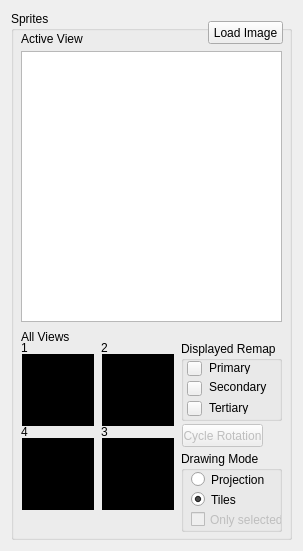
<?xml version="1.0" encoding="UTF-8"?>
<ui version="4.0">
 <class>Form</class>
 <widget class="QWidget" name="Form">
  <property name="geometry">
   <rect>
    <x>0</x>
    <y>0</y>
    <width>299</width>
    <height>551</height>
   </rect>
  </property>
  <property name="windowTitle">
   <string>Form</string>
  </property>
  <layout class="QHBoxLayout" name="horizontalLayout">
   <item>
    <widget class="QGroupBox" name="groupBox_spriteSS">
     <property name="sizePolicy">
      <sizepolicy hsizetype="Fixed" vsizetype="Preferred">
       <horstretch>0</horstretch>
       <verstretch>0</verstretch>
      </sizepolicy>
     </property>
     <property name="minimumSize">
      <size>
       <width>281</width>
       <height>523</height>
      </size>
     </property>
     <property name="maximumSize">
      <size>
       <width>281</width>
       <height>16777215</height>
      </size>
     </property>
     <property name="title">
      <string>Sprites</string>
     </property>
     <widget class="QPushButton" name="pushButton_loadImage">
      <property name="geometry">
       <rect>
        <x>197</x>
        <y>10</y>
        <width>75</width>
        <height>23</height>
       </rect>
      </property>
      <property name="text">
       <string>Load Image</string>
      </property>
     </widget>
     <widget class="QLabel" name="sprite_view_preview0">
      <property name="enabled">
       <bool>true</bool>
      </property>
      <property name="geometry">
       <rect>
        <x>11</x>
        <y>343</y>
        <width>72</width>
        <height>72</height>
       </rect>
      </property>
      <property name="contextMenuPolicy">
       <enum>Qt::DefaultContextMenu</enum>
      </property>
      <property name="autoFillBackground">
       <bool>false</bool>
      </property>
      <property name="styleSheet">
       <string notr="true">QLabel {

	background-color: rgb(0, 0, 0);
}</string>
      </property>
      <property name="frameShape">
       <enum>QFrame::WinPanel</enum>
      </property>
      <property name="frameShadow">
       <enum>QFrame::Raised</enum>
      </property>
      <property name="lineWidth">
       <number>1</number>
      </property>
      <property name="text">
       <string/>
      </property>
      <property name="pixmap">
       <pixmap>:/images/res/frame.png</pixmap>
      </property>
     </widget>
     <widget class="QLabel" name="label_activeView">
      <property name="geometry">
       <rect>
        <x>10</x>
        <y>20</y>
        <width>71</width>
        <height>16</height>
       </rect>
      </property>
      <property name="text">
       <string>Active View</string>
      </property>
     </widget>
     <widget class="QLabel" name="label_2">
      <property name="geometry">
       <rect>
        <x>10</x>
        <y>318</y>
        <width>141</width>
        <height>16</height>
       </rect>
      </property>
      <property name="text">
       <string>All Views</string>
      </property>
     </widget>
     <widget class="QLabel" name="sprite_view_preview1">
      <property name="enabled">
       <bool>true</bool>
      </property>
      <property name="geometry">
       <rect>
        <x>91</x>
        <y>343</y>
        <width>72</width>
        <height>72</height>
       </rect>
      </property>
      <property name="contextMenuPolicy">
       <enum>Qt::DefaultContextMenu</enum>
      </property>
      <property name="autoFillBackground">
       <bool>false</bool>
      </property>
      <property name="styleSheet">
       <string notr="true">QLabel {

	background-color: rgb(0, 0, 0);
}</string>
      </property>
      <property name="frameShape">
       <enum>QFrame::WinPanel</enum>
      </property>
      <property name="frameShadow">
       <enum>QFrame::Raised</enum>
      </property>
      <property name="lineWidth">
       <number>1</number>
      </property>
      <property name="text">
       <string/>
      </property>
      <property name="pixmap">
       <pixmap>:/images/res/frame.png</pixmap>
      </property>
     </widget>
     <widget class="QLabel" name="sprite_view_preview2">
      <property name="enabled">
       <bool>true</bool>
      </property>
      <property name="geometry">
       <rect>
        <x>91</x>
        <y>427</y>
        <width>72</width>
        <height>72</height>
       </rect>
      </property>
      <property name="contextMenuPolicy">
       <enum>Qt::DefaultContextMenu</enum>
      </property>
      <property name="autoFillBackground">
       <bool>false</bool>
      </property>
      <property name="styleSheet">
       <string notr="true">QLabel {

	background-color: rgb(0, 0, 0);
}</string>
      </property>
      <property name="frameShape">
       <enum>QFrame::WinPanel</enum>
      </property>
      <property name="frameShadow">
       <enum>QFrame::Raised</enum>
      </property>
      <property name="lineWidth">
       <number>1</number>
      </property>
      <property name="text">
       <string/>
      </property>
      <property name="pixmap">
       <pixmap>:/images/res/frame.png</pixmap>
      </property>
     </widget>
     <widget class="QLabel" name="sprite_view_preview3">
      <property name="enabled">
       <bool>true</bool>
      </property>
      <property name="geometry">
       <rect>
        <x>11</x>
        <y>427</y>
        <width>72</width>
        <height>72</height>
       </rect>
      </property>
      <property name="contextMenuPolicy">
       <enum>Qt::DefaultContextMenu</enum>
      </property>
      <property name="autoFillBackground">
       <bool>false</bool>
      </property>
      <property name="styleSheet">
       <string notr="true">QLabel {

	background-color: rgb(0, 0, 0);
}</string>
      </property>
      <property name="frameShape">
       <enum>QFrame::WinPanel</enum>
      </property>
      <property name="frameShadow">
       <enum>QFrame::Raised</enum>
      </property>
      <property name="lineWidth">
       <number>1</number>
      </property>
      <property name="text">
       <string/>
      </property>
      <property name="pixmap">
       <pixmap>:/images/res/frame.png</pixmap>
      </property>
     </widget>
     <widget class="QLabel" name="label">
      <property name="geometry">
       <rect>
        <x>10</x>
        <y>330</y>
        <width>47</width>
        <height>13</height>
       </rect>
      </property>
      <property name="text">
       <string>1</string>
      </property>
     </widget>
     <widget class="QLabel" name="label_3">
      <property name="geometry">
       <rect>
        <x>90</x>
        <y>330</y>
        <width>47</width>
        <height>13</height>
       </rect>
      </property>
      <property name="text">
       <string>2</string>
      </property>
     </widget>
     <widget class="QLabel" name="label_7">
      <property name="geometry">
       <rect>
        <x>10</x>
        <y>414</y>
        <width>47</width>
        <height>13</height>
       </rect>
      </property>
      <property name="text">
       <string>4</string>
      </property>
     </widget>
     <widget class="QLabel" name="label_8">
      <property name="geometry">
       <rect>
        <x>90</x>
        <y>414</y>
        <width>47</width>
        <height>13</height>
       </rect>
      </property>
      <property name="text">
       <string>3</string>
      </property>
     </widget>
     <widget class="QGroupBox" name="groupBox_remap">
      <property name="geometry">
       <rect>
        <x>170</x>
        <y>330</y>
        <width>101</width>
        <height>80</height>
       </rect>
      </property>
      <property name="title">
       <string>Displayed Remap</string>
      </property>
      <widget class="RemapColorSelectButton" name="pushButton_firstRemap">
       <property name="enabled">
        <bool>true</bool>
       </property>
       <property name="geometry">
        <rect>
         <x>6</x>
         <y>20</y>
         <width>15</width>
         <height>15</height>
        </rect>
       </property>
       <property name="toolTip">
        <string>&lt;html&gt;&lt;head/&gt;&lt;body&gt;&lt;p&gt;Change the color, with which the first remap should display in the viewing window. This does not change the object!&lt;/p&gt;&lt;/body&gt;&lt;/html&gt;</string>
       </property>
       <property name="styleSheet">
        <string notr="true"/>
       </property>
       <property name="text">
        <string/>
       </property>
      </widget>
      <widget class="QLabel" name="label_6">
       <property name="geometry">
        <rect>
         <x>28</x>
         <y>60</y>
         <width>47</width>
         <height>13</height>
        </rect>
       </property>
       <property name="text">
        <string>Tertiary</string>
       </property>
      </widget>
      <widget class="QLabel" name="label_5">
       <property name="geometry">
        <rect>
         <x>28</x>
         <y>36</y>
         <width>61</width>
         <height>20</height>
        </rect>
       </property>
       <property name="text">
        <string>Secondary</string>
       </property>
      </widget>
      <widget class="RemapColorSelectButton" name="pushButton_thirdRemap">
       <property name="enabled">
        <bool>true</bool>
       </property>
       <property name="geometry">
        <rect>
         <x>6</x>
         <y>60</y>
         <width>15</width>
         <height>15</height>
        </rect>
       </property>
       <property name="toolTip">
        <string>&lt;html&gt;&lt;head/&gt;&lt;body&gt;&lt;p&gt;Change the color, with which the third remap should display in the viewing window. This does not change the object!&lt;/p&gt;&lt;/body&gt;&lt;/html&gt;</string>
       </property>
       <property name="styleSheet">
        <string notr="true"/>
       </property>
       <property name="text">
        <string/>
       </property>
      </widget>
      <widget class="RemapColorSelectButton" name="pushButton_secondRemap">
       <property name="enabled">
        <bool>true</bool>
       </property>
       <property name="geometry">
        <rect>
         <x>6</x>
         <y>40</y>
         <width>15</width>
         <height>15</height>
        </rect>
       </property>
       <property name="toolTip">
        <string>&lt;html&gt;&lt;head/&gt;&lt;body&gt;&lt;p&gt;Change the color, with which the second remap should display in the viewing window. This does not change the object!&lt;/p&gt;&lt;/body&gt;&lt;/html&gt;</string>
       </property>
       <property name="styleSheet">
        <string notr="true"/>
       </property>
       <property name="text">
        <string/>
       </property>
      </widget>
      <widget class="QLabel" name="label_4">
       <property name="geometry">
        <rect>
         <x>28</x>
         <y>20</y>
         <width>47</width>
         <height>13</height>
        </rect>
       </property>
       <property name="text">
        <string>Primary</string>
       </property>
      </widget>
     </widget>
     <widget class="QGraphicsView" name="sprite_view_main">
      <property name="geometry">
       <rect>
        <x>10</x>
        <y>40</y>
        <width>261</width>
        <height>271</height>
       </rect>
      </property>
      <property name="autoFillBackground">
       <bool>false</bool>
      </property>
      <property name="horizontalScrollBarPolicy">
       <enum>Qt::ScrollBarAlwaysOff</enum>
      </property>
     </widget>
     <widget class="QGroupBox" name="groupBox_2">
      <property name="geometry">
       <rect>
        <x>170</x>
        <y>440</y>
        <width>101</width>
        <height>81</height>
       </rect>
      </property>
      <property name="toolTip">
       <string>&lt;html&gt;&lt;head/&gt;&lt;body&gt;&lt;p&gt;Choose the mode you want for sprite editing. If Projection is chosen, you have one sprite per angle that gets projected onto the respective tiles' sprite bounding boxes when saving. This corresponds to Old Object Maker + Landmark editor. If Tiles is selected, you can edit the respective sprite for each tile individually.&lt;/p&gt;&lt;/body&gt;&lt;/html&gt;</string>
      </property>
      <property name="title">
       <string>Drawing Mode</string>
      </property>
      <widget class="QRadioButton" name="radioButton_projection">
       <property name="geometry">
        <rect>
         <x>10</x>
         <y>20</y>
         <width>82</width>
         <height>17</height>
        </rect>
       </property>
       <property name="text">
        <string>Projection</string>
       </property>
       <property name="checked">
        <bool>false</bool>
       </property>
      </widget>
      <widget class="QRadioButton" name="radioButton_tiles">
       <property name="enabled">
        <bool>true</bool>
       </property>
       <property name="geometry">
        <rect>
         <x>10</x>
         <y>40</y>
         <width>82</width>
         <height>17</height>
        </rect>
       </property>
       <property name="text">
        <string>Tiles</string>
       </property>
       <property name="checked">
        <bool>true</bool>
       </property>
      </widget>
      <widget class="QCheckBox" name="checkBox">
       <property name="enabled">
        <bool>false</bool>
       </property>
       <property name="geometry">
        <rect>
         <x>10</x>
         <y>58</y>
         <width>91</width>
         <height>21</height>
        </rect>
       </property>
       <property name="text">
        <string>Only selected</string>
       </property>
      </widget>
     </widget>
     <widget class="QPushButton" name="pushButton_cycleRotation">
      <property name="enabled">
       <bool>false</bool>
      </property>
      <property name="geometry">
       <rect>
        <x>171</x>
        <y>413</y>
        <width>81</width>
        <height>23</height>
       </rect>
      </property>
      <property name="text">
       <string>Cycle Rotation</string>
      </property>
     </widget>
    </widget>
   </item>
  </layout>
 </widget>
 <customwidgets>
  <customwidget>
   <class>RemapColorSelectButton</class>
   <extends>QPushButton</extends>
   <header>customwidgets</header>
  </customwidget>
 </customwidgets>
 <resources/>
 <connections/>
</ui>
